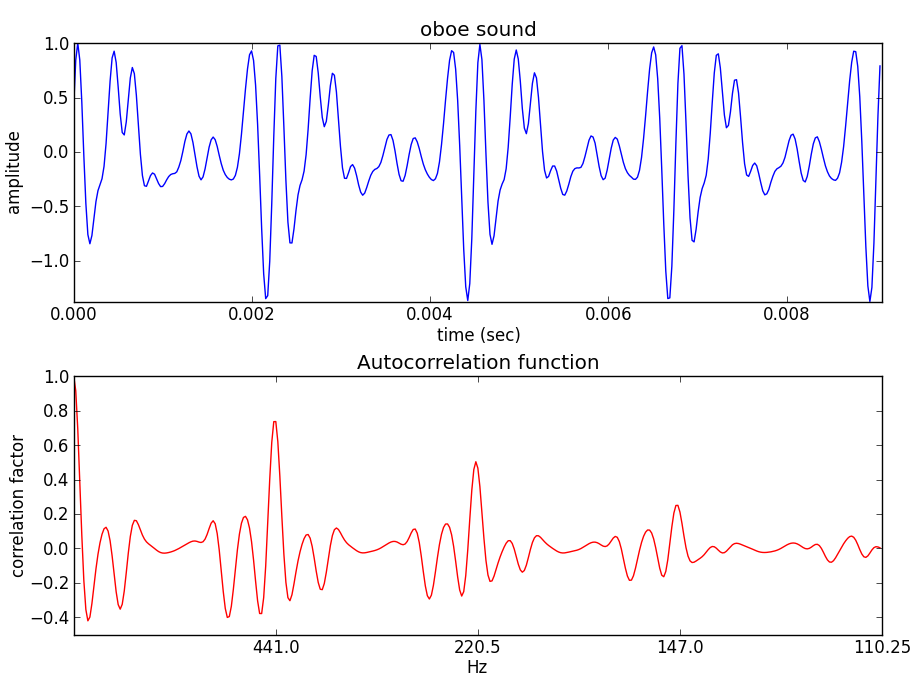

Write Python code to recreate this figure.
import matplotlib.pyplot as plt
import numpy as np
from scipy.io.wavfile import read
from scipy.fftpack import fft, ifft
import math

(fs, x) = read('oboe.wav')
M = 400
start = .8*fs   
xp = x[start:start+M]/float(max(x[start:start+M]))                                          
z = np.correlate(xp,xp,'full')

plt.figure(1)
plt.subplot(211)
plt.plot(np.arange(M)/float(fs), xp)
plt.axis([0, M/float(fs), min(xp), max(xp)])
plt.xlabel('time (sec)')
plt.ylabel('amplitude')
plt.title('oboe sound')

plt.subplot(212)
plt.plot(z[M-1:]/max(z),'r')
plt.axis([0, M, -.5, 1.0])
plt.xlabel('Hz')
plt.ylabel('correlation factor')
plt.title('Autocorrelation function')
plt.xticks([100,200,300,400], [fs/100.0, fs/200.0, fs/300.0, fs/400.0])
plt.show()
